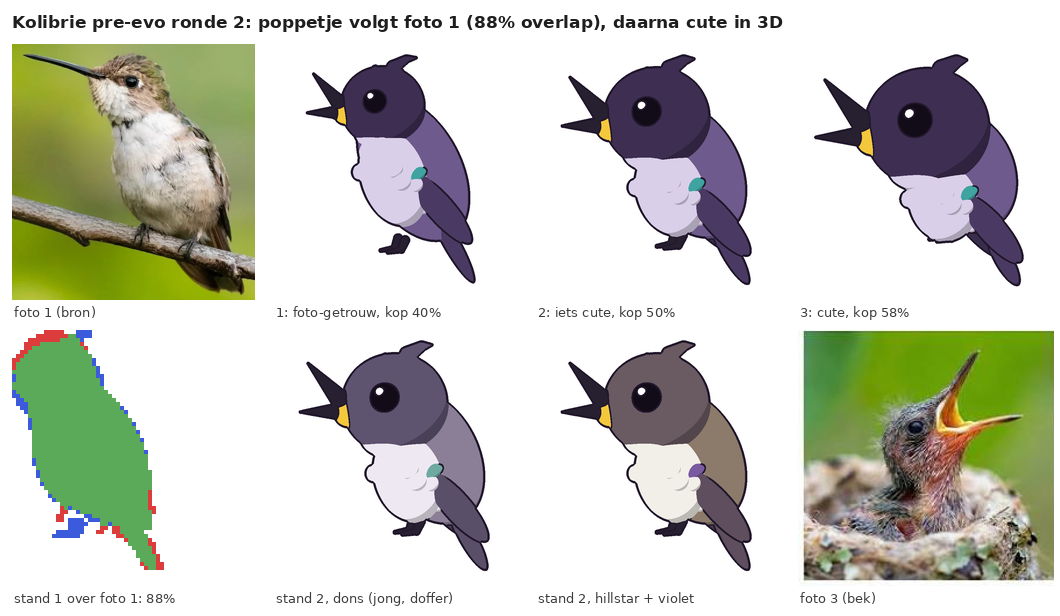

Recreate this plot in Python.
"""Vel ronde 2: poppetje passend op foto 1 (pas_foto.py, 88% overlap), daarna cute gemaakt in 3D:
kop groter, lijf en staart korter. Raster van drie standen + kleur."""
import json, numpy as np
from PIL import Image, ImageDraw, ImageFont
import pas, pop3d_kuiken as K
K.set_palet('fluweel (als eindvorm)')
P0 = json.load(open('pas_foto_params.json'))
def cute(k_kop, k_lijf, k_staart):
    p = dict(P0)
    top = p['by'] + p['bry']
    p['bry'] *= k_lijf; p['ery'] *= k_lijf
    p['by'] = top - p['bry'] - (1 - k_lijf) * 10   # lijf korter van onderen; kop zakt mee
    dy = (1 - k_lijf) * 34
    p['hy'] -= dy; p['ey'] -= dy * 0.5; p['wy'] -= dy * 0.2
    p['hr'] *= k_kop; p['hx'] -= (k_kop - 1) * 6; p['hy'] += (k_kop - 1) * 8
    p['tl'] *= k_staart; p['ty'] += (1 - k_staart) * 14 - dy * 0.6; p['wl'] *= (0.5 + 0.5 * k_lijf)
    return p
STANDEN = {'1: foto-getrouw': (1.0, 1.0, 1.0), '2: iets cute': (1.2, 0.88, 0.75), '3: cute': (1.4, 0.78, 0.6)}
if __name__ == '__main__':
    F = ImageFont.truetype('/usr/share/fonts/truetype/dejavu/DejaVuSans.ttf', 13)
    FB = ImageFont.truetype('/usr/share/fonts/truetype/dejavu/DejaVuSans-Bold.ttf', 17)
    cell = 262; V = Image.new('RGB', (12 + cell * 4, 44 + (256 + 30) * 2), 'white'); d = ImageDraw.Draw(V)
    d.text((12, 12), 'Kolibrie pre-evo ronde 2: poppetje volgt foto 1 (88% overlap), daarna cute in 3D', font=FB, fill=(30, 30, 30))
    foto = Image.open('../referenties/jordi_1_zittend_jong.webp').convert('RGB').crop((200, 140, 740, 710)); foto.thumbnail((256, 256))
    V.paste(foto, (12, 44)); d.text((14, 44 + 260), 'foto 1 (bron)', font=F, fill=(60, 60, 60))
    for i, (lab, k) in enumerate(STANDEN.items()):
        m = pas.model(cute(*k), dons=True); img, _ = K.view(m, 15, 4)
        V.paste(img, (12 + cell * (i + 1), 44)); d.text((14 + cell * (i + 1), 44 + 260), f'{lab}, kop {K.kopaandeel(m, 15, 4):.0%}', font=F, fill=(60, 60, 60))
    ov = Image.open('overlay_foto.png'); ov.thumbnail((256, 256))
    V.paste(ov, (12, 44 + 286)); d.text((14, 44 + 286 + 260), 'stand 1 over foto 1: 88%', font=F, fill=(60, 60, 60))
    for i, naam in enumerate(['dons (jong, doffer)', 'hillstar + violet']):
        K.set_palet(naam); img, _ = K.view(pas.model(cute(*STANDEN['2: iets cute']), dons=True), 15, 4)
        V.paste(img, (12 + cell * (i + 1), 44 + 286)); d.text((14 + cell * (i + 1), 44 + 286 + 260), f'stand 2, {naam}', font=F, fill=(60, 60, 60))
    f3 = Image.open('../referenties/jordi_3_nestjongen.png').convert('RGB').crop((0, 225, 220, 447)).resize((256, 256))
    V.paste(f3, (12 + cell * 3, 44 + 286)); d.text((14 + cell * 3, 44 + 286 + 260), 'foto 3 (bek)', font=F, fill=(60, 60, 60))
    V.save('vel_ronde2.png')
